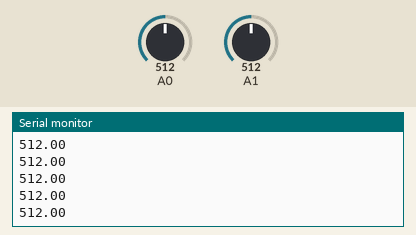
This sketch was run on a simulated Arduino Uno, built with avr-gcc and run on an emulated ATmega328P. On the bench: the last lines printed to the serial monitor. The inputs (shaded band) are chosen by the test bench; at power-on: A0 = 512, A1 = 512.

Above: at 1.2 s.
1.3 s: A0 set to 660
At 2.0 s:
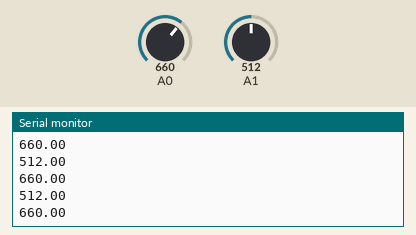
2.8 s: A1 set to 660
At 3.6 s:
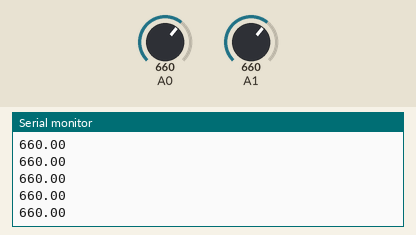
4.3 s: A0 set to 640
At 5.1 s:
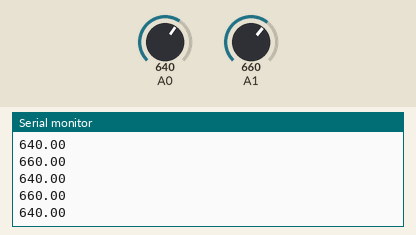
5.8 s: A1 set to 640
At 6.7 s:
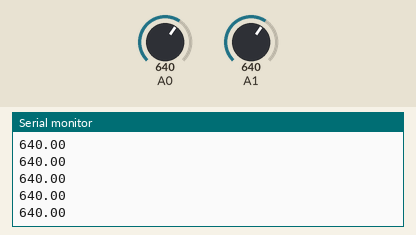
Timing chart, 0 to 8.3 s (numbered marks = the images above; inputs shaded):
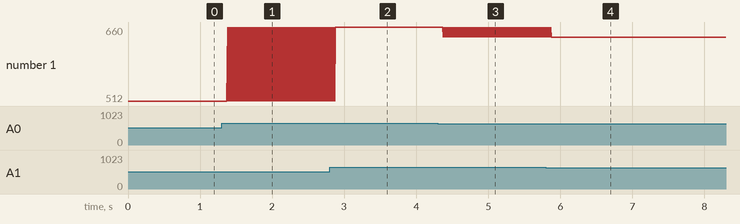

The sketch:

sketch_sep22c.ino
```cpp
#define LED_PIN1 4
#define LED_PIN2 5

double jump_value;
double down_value;

bool jump_flag = false;
bool down_flag = false;

void setup()
{
  Serial.begin(9600);
}
void loop()
{


  jump_value = analogRead(A0);
  down_value = analogRead(A1);

  Serial.println(jump_value);
  Serial.println(down_value);

  if(jump_value>=650){//점프함
        if(!jump_flag){
          //함수호출
        }
        jump_flag = true;
        digitalWrite(LED_PIN1, LOW);
  }else{
        jump_flag = false;
        digitalWrite(LED_PIN1, HIGH);
  }

  if(down_value>=120){//숙임
        if(!down_flag){
          //함수호출
        }
        down_flag = true;
        digitalWrite(LED_PIN2, LOW);
  }else{
         down_flag = false;
         digitalWrite(LED_PIN2, HIGH);
  }


}
```

Measured:
- after the input at 1.3 s, the serial monitor: prints a new line after 0.08 s (image 1)
- after the input at 4.3 s, the serial monitor: prints a new line after 0.08 s (image 3)
- plotted number 1: 512 → 660 after the input at 1.3 s
